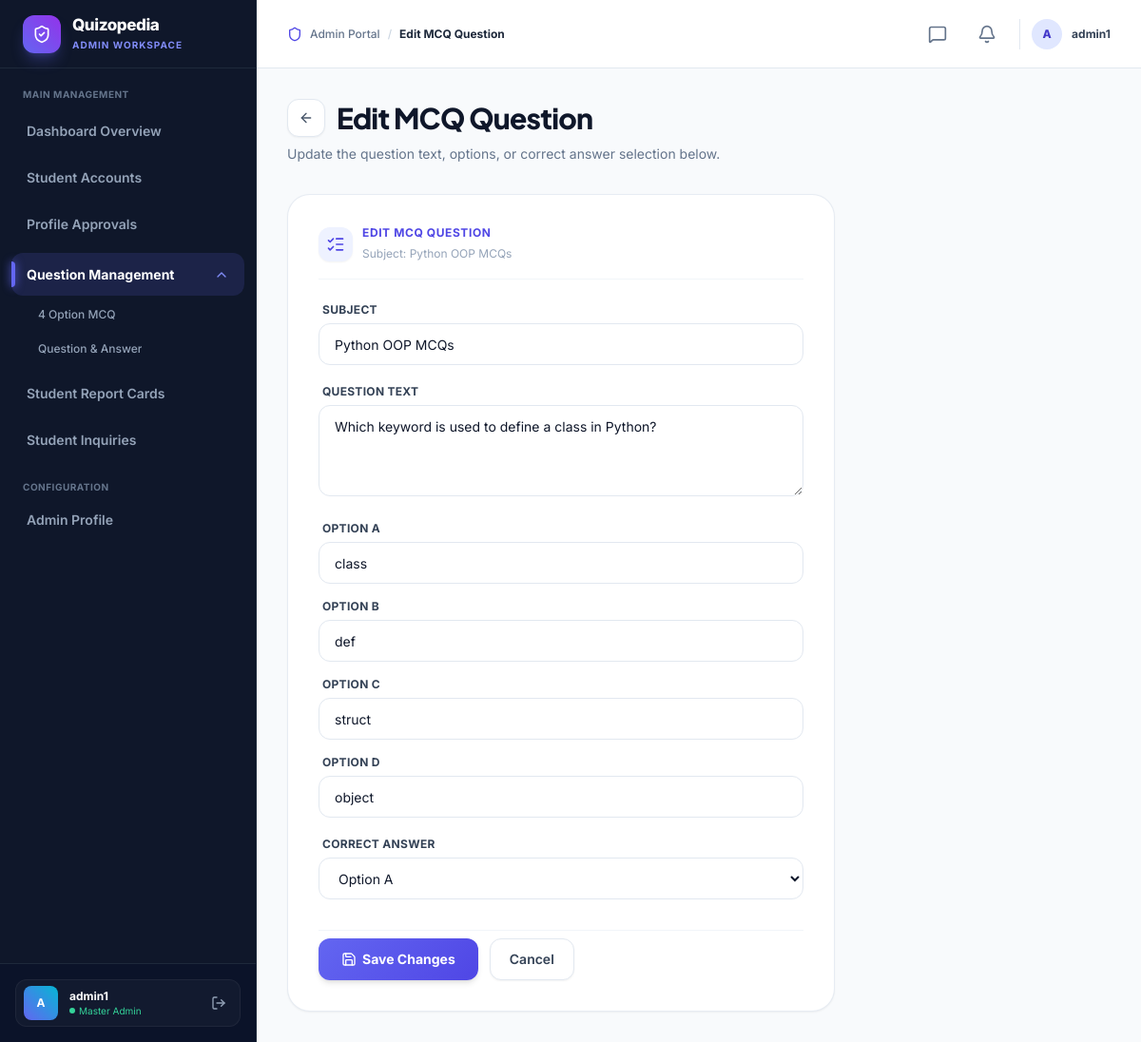
Page /questions/edit/66/ (signed in) on the committed database.
### user/models.py (models this page shows, shortened)
class Question(models.Model):
    QUESTION_TYPE_CHOICES = [
        ('qna', 'Question & Answer'),
        ('mcq', '4 Option MCQ'),
    ]
    subject = models.ForeignKey(Subject, on_delete=models.CASCADE, related_name='questions')
    question_type = models.CharField(max_length=3, choices=QUESTION_TYPE_CHOICES, default='qna')
    question_text = models.TextField()
    option_a = models.CharField(max_length=255, default="")
    option_b = models.CharField(max_length=255, default="")
    option_c = models.CharField(max_length=255, default="")
    option_d = models.CharField(max_length=255, default="")
    correct_option = models.CharField(
        max_length=1,
        choices=[('A', 'Option A'), ('B', 'Option B'), ('C', 'Option C'), ('D', 'Option D')],
        default='A'
    )
    @property
    def is_mcq(self):
        return self.question_type == 'mcq'

class Subject(models.Model):
    id = models.BigAutoField(primary_key=True)
    name = models.CharField(max_length=150, unique=True, verbose_name="Subject Name")
    description = models.TextField(blank=True, verbose_name="Description")
    created_at = models.DateTimeField(auto_now_add=True, verbose_name="Created At")
    updated_at = models.DateTimeField(auto_now=True, verbose_name="Updated At")
    class Meta:
        ordering = ['name']
        verbose_name = 'Subject'
        verbose_name_plural = 'Subjects'
        constraints = [
            models.UniqueConstraint(
                Lower('name'),
                name='unique_subject_name_case_insensitive'
            )
        ]

### adminpanel/views.py (the view)
# urls.py: path('questions/edit/<int:pk>/', views.question_edit, name='question_edit'),
@admin_required
def question_edit(request, pk):
    question = get_object_or_404(Question, id=pk)
    errors = []
    if question.is_mcq:
        return _edit_mcq(request, question, errors)
    else:
        return _edit_qna(request, question, errors)

### user/models.py (called while the page is built)
    def _translate_aliases(self, kwargs):
        new_kwargs = {}
        for k, v in kwargs.items():
            if k == 'status' and isinstance(v, str):
                v = v.strip().lower()
            if k == 'name' or k.startswith('name__'):
                new_kwargs['sender_' + k] = v
            elif k == 'email' or k.startswith('email__'):
                new_kwargs['sender_' + k] = v
            elif k == 'timestamp' or k.startswith('timestamp__'):
                new_kwargs['created_at' + k[9:]] = v
            else:
                new_kwargs[k] = v
        return new_kwargs

    def filter(self, *args, **kwargs):
        return super().filter(*args, **self._translate_aliases(kwargs))

### adminpanel/templates/adminpanel/question_edit_mcq.html (shortened to what this page needs)
{% extends 'adminpanel/base.html' %}
{% block active_questions %}active{% endblock %}
{% block breadcrumb %}Edit MCQ Question{% endblock %}
{% block content %}
<div class="mb-8">
  <div class="flex items-center gap-3 mb-2">
    <a href="{% url 'question_detail' question.id %}" class="w-10 h-10 rounded-xl bg-white border border-slate-200 text-slate-600 hover:text-slate-900 hover:bg-slate-50 transition flex items-center justify-center shadow-sm" title="Back to Question">
      <i data-lucide="arrow-left" class="w-4 h-4"></i>
    </a>
    <h1 class="text-2xl sm:text-3xl font-extrabold tracking-tight text-slate-900">Edit MCQ Question</h1>
  </div>
  <p class="text-slate-500 text-sm">Update the question text, options, or correct answer selection below.</p>
</div>
<div class="glass-card rounded-[24px] p-6 sm:p-8 max-w-xl bg-white border border-slate-200/80 shadow-sm relative overflow-hidden">
  <div class="flex items-center gap-2.5 mb-6 pb-4 border-b border-slate-100">
    <div class="w-9 h-9 rounded-xl bg-indigo-50 text-indigo-600 flex items-center justify-center shadow-sm">
      <i data-lucide="list-checks" class="w-5 h-5"></i>
    </div>
    <div>
      <span class="text-xs font-bold text-indigo-600 uppercase tracking-wider block">Edit MCQ Question</span>
      <span class="text-xs text-slate-400">Subject: {{ question.subject.name }}</span>
    </div>
  </div>
  <form method="POST" novalidate>
    <div class="mb-5">
      <label for="{{ form.subject.id_for_label }}" class="block text-xs font-bold text-slate-700 uppercase tracking-wide mb-1.5 ml-1">Subject</label>
      {{ form.subject }}
    </div>
    <div class="mb-5">
      <label for="{{ form.question_text.id_for_label }}" class="block text-xs font-bold text-slate-700 uppercase tracking-wide mb-1.5 ml-1">Question Text</label>
      {{ form.question_text }}
    </div>
    <div class="mb-4">
      <label for="{{ form.option_a.id_for_label }}" class="block text-xs font-bold text-slate-700 uppercase tracking-wide mb-1.5 ml-1">Option A</label>
      {{ form.option_a }}
    </div>
    <div class="mb-4">
      <label for="{{ form.option_b.id_for_label }}" class="block text-xs font-bold text-slate-700 uppercase tracking-wide mb-1.5 ml-1">Option B</label>
      {{ form.option_b }}
    </div>
    <div class="mb-4">
      <label for="{{ form.option_c.id_for_label }}" class="block text-xs font-bold text-slate-700 uppercase tracking-wide mb-1.5 ml-1">Option C</label>
      {{ form.option_c }}
    </div>
    <div class="mb-5">
      <label for="{{ form.option_d.id_for_label }}" class="block text-xs font-bold text-slate-700 uppercase tracking-wide mb-1.5 ml-1">Option D</label>
      {{ form.option_d }}
    </div>
    <div class="mb-8">
      <label for="{{ form.correct_option.id_for_label }}" class="block text-xs font-bold text-slate-700 uppercase tracking-wide mb-1.5 ml-1">Correct Answer</label>
      {{ form.correct_option }}
    </div>
    <div class="flex flex-col sm:flex-row gap-3 pt-2 border-t border-slate-100">
      <button type="submit" class="cta-btn px-6 h-11 rounded-xl font-bold text-xs sm:text-sm text-white flex items-center justify-center gap-1.5 relative flex-1 sm:flex-none shadow-md">
        <i data-lucide="save" class="w-4 h-4"></i> Save Changes
      </button>
      <a href="{% url 'question_detail' question.id %}" class="px-5 h-11 rounded-xl font-semibold text-xs sm:text-sm border border-slate-200 bg-white hover:bg-slate-50 text-slate-700 flex items-center justify-center transition flex-1 sm:flex-none shadow-sm">
        Cancel
      </a>
    </div>
  </form>
</div>
{% endblock %}

### adminpanel/templates/adminpanel/base.html (shortened to what this page needs)
{% load static %}
<!DOCTYPE html>
<html lang="en">
<head>
  <script src="https://cdn.tailwindcss.com"></script>
</head>
<body class="relative min-h-screen w-full flex">
  <aside id="adminSidebar"
    class="fixed lg:sticky top-0 left-0 w-[270px] bg-[#0f172a] text-slate-300 border-r border-[#1e293b] flex-shrink-0 h-screen flex flex-col z-50 transition-transform duration-300">
    <div class="h-[72px] flex items-center gap-3 px-6 border-b border-[#1e293b]">
      <div class="w-10 h-10 rounded-xl bg-gradient-to-tr from-indigo-500 to-purple-600 flex items-center justify-center text-white flex-shrink-0 shadow-lg shadow-indigo-500/30">
        <i data-lucide="shield-check" class="w-5 h-5"></i>
      </div>
      <div class="flex flex-col">
        <span class="text-[17px] font-extrabold tracking-tight text-white leading-tight">Quizopedia</span>
        <span class="text-[10px] text-indigo-400 font-bold uppercase tracking-widest mt-0.5">Admin Workspace</span>
      </div>
    </div>
    <nav class="flex-1 px-3 py-5 space-y-1 overflow-y-auto flex flex-col">
      <span class="text-[10px] font-bold text-slate-500 uppercase tracking-wider px-3 mb-1">Main Management</span>
      <a href="{% url 'admin_dashboard' %}"
        class="sidebar-link {% block active_db %}{% endblock %}">
        <span>Dashboard Overview</span>
      </a>
      <a href="{% url 'admin_students' %}"
        class="sidebar-link {% block active_students %}{% endblock %}">
        <span>Student Accounts</span>
      </a>
      <a href="{% url 'admin_profile_approvals' %}"
        class="sidebar-link flex items-center justify-between {% block active_approvals %}{% endblock %}">
        <span>Profile Approvals</span>
      </a>
      <div class="space-y-1 pt-1 pb-1" id="questionMgmtGroup">
        <button type="button"
          id="questionMgmtDropdownBtn"
          onclick="toggleQuestionDropdown(event)"
          class="sidebar-link w-full flex items-center justify-between text-left border-0 bg-transparent cursor-pointer {% block active_questions %}{% endblock %}">
          <span>Question Management</span>
          <i data-lucide="chevron-down" id="questionMgmtChevron"
            class="sidebar-chevron {% if '/questions/' in request.path %}open{% endif %}"></i>
        </button>
        <div id="questionMgmtSubmenu"
          class="pl-4 pr-1 space-y-1 {% if '/questions/' not in request.path %}hidden{% endif %}">
          <a href="{% url 'question_list' %}?type=mcq"
            class="sidebar-sub-link {% block active_mcq %}{% endblock %}" title="4 Option MCQ Quizzes">
            <span class="truncate">4 Option MCQ</span>
          </a>
          <a href="{% url 'question_list' %}?type=qna"
            class="sidebar-sub-link {% block active_qna %}{% endblock %}" title="Question & Answer Quizzes">
            <span class="truncate">Question &amp; Answer</span>
          </a>
        </div>
      </div>
      <a href="{% url 'admin_report_cards' %}"
        class="sidebar-link {% block active_report_cards %}{% endblock %}">
        <span>Student Report Cards</span>
      </a>
      <a href="{% url 'admin_contact_messages' %}"
        class="sidebar-link flex items-center justify-between {% block active_contacts %}{% endblock %}">
        <span>Student Inquiries</span>
      </a>
      <span class="text-[10px] font-bold text-slate-500 uppercase tracking-wider px-3 pt-4 mb-1">Configuration</span>
      <a href="{% url 'admin_profile' %}"
        class="sidebar-link {% block active_profile %}{% endblock %}">
        <span>Admin Profile</span>
      </a>
    </nav>
    <div class="p-4 border-t border-[#1e293b] bg-[#0b1329]">
      <div class="flex items-center gap-3 px-2 py-1.5 rounded-xl bg-white/[0.03] border border-white/5">
        <div class="w-9 h-9 rounded-lg bg-gradient-to-tr from-indigo-500 to-cyan-500 flex items-center justify-center text-white text-xs font-bold flex-shrink-0">
          {{ request.user.username|slice:":1"|upper }}
        </div>
        <div class="flex-1 min-w-0">
          <span class="text-xs font-bold text-white block truncate">{{ request.user.username }}</span>
          <span class="text-[10px] text-emerald-400 flex items-center gap-1">
            <span class="w-1.5 h-1.5 rounded-full bg-emerald-400"></span> Master Admin
          </span>
        </div>
        <a href="{% url 'logout' %}" class="text-slate-400 hover:text-red-400 p-1.5 transition" title="Sign Out">
          <i data-lucide="log-out" class="w-4 h-4"></i>
        </a>
      </div>
    </div>
  </aside>
  <div class="flex-1 flex flex-col min-w-0 bg-[#f8fafc]">
    <header class="h-[72px] bg-white/90 backdrop-blur-md border-b border-slate-200 flex items-center justify-between px-6 lg:px-8 sticky top-0 z-30">
      <div class="flex items-center gap-3">
        <div class="flex items-center gap-2 text-xs font-medium text-slate-500">
          <i data-lucide="shield" class="w-4 h-4 text-indigo-600"></i>
          <span>Admin Portal</span>
          <span class="text-slate-300">/</span>
          <span class="text-slate-800 font-bold">{% block breadcrumb %}Dashboard Overview{% endblock %}</span>
        </div>
      </div>
      <div class="flex items-center gap-4">
        <a href="{% url 'admin_contact_messages' %}"
          class="relative p-2 rounded-xl text-slate-500 hover:text-slate-800 hover:bg-slate-100 transition flex items-center justify-center"
          title="{% if new_contacts_count > 0 %}{{ new_contacts_count }} New Student Inquiries{% else %}Student Inquiries{% endif %}">
          <i data-lucide="message-square" class="w-5 h-5 {% if new_contacts_count > 0 %}text-indigo-600{% endif %}"></i>
        </a>
        <a href="{% url 'admin_profile_approvals' %}"
          class="relative p-2 rounded-xl text-slate-500 hover:text-slate-800 hover:bg-slate-100 transition flex items-center justify-center"
          title="{% if pending_approvals_count > 0 %}{{ pending_approvals_count }} Pending Profile Update Requests{% else %}No pending requests{% endif %}">
          <i data-lucide="bell" class="w-5 h-5 {% if pending_approvals_count > 0 %}text-amber-500{% endif %}"></i>
        </a>
        <div class="flex items-center gap-2.5 pl-3 border-l border-slate-200">
          <div class="w-8 h-8 rounded-full bg-indigo-100 text-indigo-700 flex items-center justify-center text-xs font-extrabold">
            {{ request.user.username|slice:":1"|upper }}
          </div>
          <span class="hidden md:inline text-xs font-bold text-slate-700">{{ request.user.username }}</span>
        </div>
      </div>
    </header>
    <main class="flex-1 p-6 md:p-8 max-w-7xl w-full mx-auto">
      {% block content %}{% endblock %}
    </main>
  </div>
</body>
</html>

### adminpanel/templates/adminpanel/base.html (style rules this page uses)
:root { --primary: #6366f1; --primary-hover: #4f46e5; --primary-dark: #3730a3; --primary-glow: rgba(99, 102, 241, 0.25); --sidebar-bg: #0f172a; --sidebar-border: #1e293b; --sidebar-text: #94a3b8; --sidebar-text-hover: #ffffff; --sidebar-active-bg: rgba(99, 102, 241, 0.15); --sidebar-active-border: #6366f1; --bg-base: #f8fafc; --card-bg: #ffffff; --card-border: #e2e8f0; --text-main: #0f172a; --text-muted: #64748b; --border-soft: #e2e8f0; --accent-primary: #6366f1; --accent-primary-dark: #4f46e5; --accent-secondary: #06b6d4; --input-bg: #ffffff; --input-border: #e2e8f0; --input-text: #0f172a; --input-placeholder: #94a3b8; --table-header-bg: #f8fafc; --bg-canvas: #f8fafc; --bg-card: #ffffff; --bg-card-subtle: #f8fafc; --border-subtle: #e2e8f0; --primary-subtle: #eef2ff; --primary-light: #c7d2fe; --shadow-xs: 0 1px 2px 0 rgba(15, 23, 42, 0.05); --shadow-sm: 0 2px 8px -2px rgba(15, 23, 42, 0.06), 0 1px 3px 0 rgba(15, 23, 42, 0.04); --shadow-md: 0 12px 28px -6px rgba(15, 23, 42, 0.08), 0 4px 10px -2px rgba(15, 23, 42, 0.04); --shadow-primary: 0 8px 24px -4px rgba(99, 102, 241, 0.35); --radius-sm: 10px; --radius-md: 14px; --radius-lg: 18px; --radius-xl: 24px; --radius-full: 9999px; --sidebar-width: 270px; --header-height: 72px; }
*, *::before, *::after { box-sizing: border-box; font-family: 'Inter', -apple-system, BlinkMacSystemFont, sans-serif; }
h1, h2, h3, h4, .brand-font { font-family: 'Plus Jakarta Sans', sans-serif; font-weight: 700; letter-spacing: -0.025em; }
body { background: var(--bg-base); color: var(--text-main); min-height: 100vh; overflow-x: hidden; }
.glass-card { background: var(--card-bg); border: 1px solid var(--card-border); border-radius: 20px; box-shadow: 0 1px 3px 0 rgba(15, 23, 42, 0.04), 0 1px 2px -1px rgba(15, 23, 42, 0.04); transition: all 0.2s ease; }
.sidebar-link { display: flex; align-items: center; gap: 0.85rem; padding: 0.75rem 1rem; border-radius: 12px; font-size: 0.875rem; font-weight: 600; color: var(--sidebar-text); transition: all 0.2s ease; position: relative; }
.sidebar-link.active { background: var(--sidebar-active-bg); color: #ffffff; font-weight: 700; }
.sidebar-link.active::before { content: ''; position: absolute; left: 0; top: 20%; bottom: 20%; width: 4px; background: var(--primary); border-radius: 0 4px 4px 0; box-shadow: 0 0 10px var(--primary); }
.sidebar-chevron { width: 16px !important; height: 16px !important; transition: transform 0.2s ease, color 0.2s ease; color: #94a3b8; }
.sidebar-chevron.open { transform: rotate(180deg) !important; color: #818cf8; }
.sidebar-sub-link { display: flex; align-items: center; justify-content: space-between; padding: 7px 12px; border-radius: 10px; font-size: 12px; font-weight: 500; color: #94a3b8; transition: all 0.2s ease; position: relative; }
.cta-btn { background: linear-gradient(135deg, #6366f1 0%, #4f46e5 100%); color: #ffffff; box-shadow: 0 4px 14px rgba(99, 102, 241, 0.35); transition: all 0.2s ease; }

### rows in the picture
Question: subject.name "Python OOP MCQs", subject "Python OOP MCQs", question_text "Which keyword is used to define a class in Python?", option_a "class", option_b "def", option_c "struct", option_d "object", correct_option "Option A"

### other values in the picture
{{ request.user.username|slice:":1"|upper }} "A"
{{ request.user.username }} "admin1"
